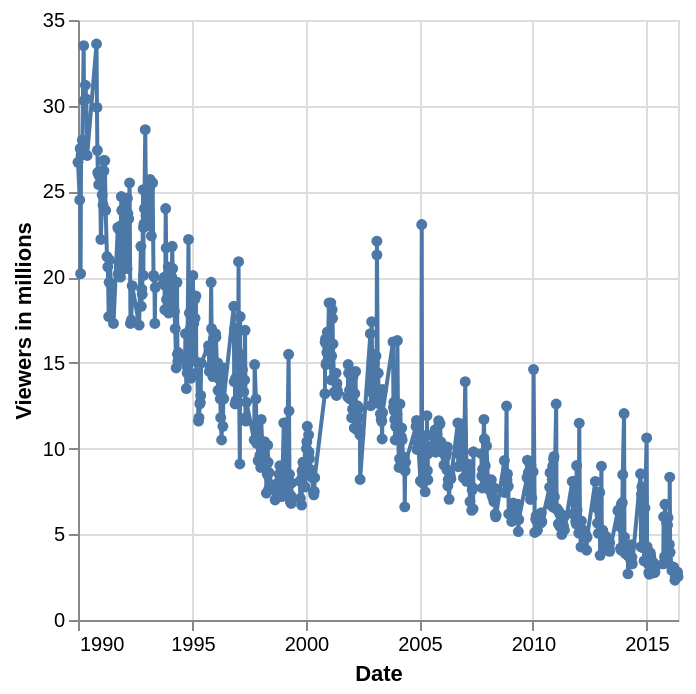

This figure's notebook cell:
### Code cell
df_viewers = df_episodes[['original_air_date', 'us_viewers_in_millions']]
df_viewers['date'] = pd.to_datetime(df_viewers['original_air_date'])
alt.Chart(df_viewers).mark_line(point=True).encode(
    x=alt.X('date:T', title='Date'),
    y=alt.Y('us_viewers_in_millions:Q', title='Viewers in millions')
)

### Figure 1 — Vega-Lite specification as saved in the notebook (floating-point values rounded to 4 significant figures; data arrays with more than 128 entries replaced by an {"elided": "..."} marker saying what was removed)
{"config": {"view": {"continuousWidth": 300, "continuousHeight": 300}}, "data": {"name": "data-4b4c011b5fa3a1db5f9d66963cc5a1bb"}, "mark": {"type": "line", "point": true}, "encoding": {"x": {"field": "date", "title": "Date", "type": "temporal"}, "y": {"field": "us_viewers_in_millions", "title": "Viewers in millions", "type": "quantitative"}}, "$schema": "https://vega.github.io/schema/vega-lite/v6.1.0.json", "datasets": {"data-4b4c011b5fa3a1db5f9d66963cc5a1bb": {"elided": "596 records"}}}
